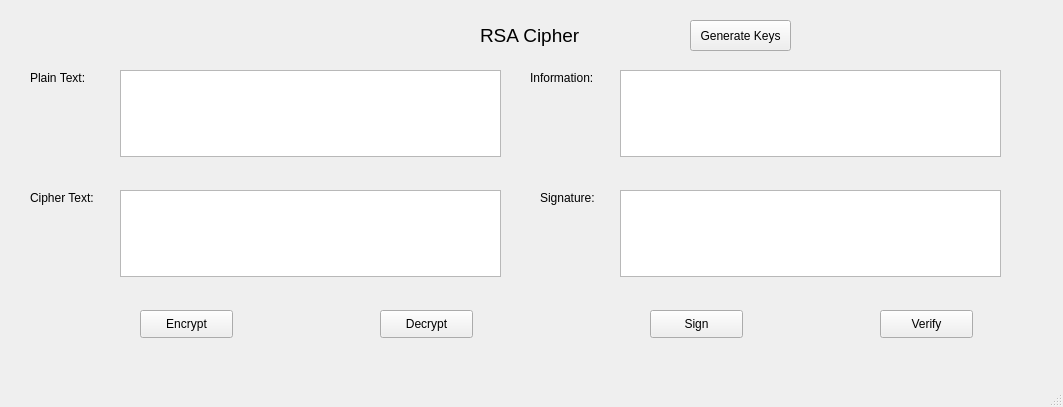
<?xml version="1.0" encoding="UTF-8"?>
<ui version="4.0">
 <class>RSACipher</class>
 <widget class="QMainWindow" name="RSACipher">
  <property name="geometry">
   <rect>
    <x>0</x>
    <y>0</y>
    <width>1063</width>
    <height>407</height>
   </rect>
  </property>
  <property name="windowTitle">
   <string>MainWindow</string>
  </property>
  <widget class="QWidget" name="centralwidget">
   <widget class="QLabel" name="label">
    <property name="geometry">
     <rect>
      <x>480</x>
      <y>20</y>
      <width>121</width>
      <height>31</height>
     </rect>
    </property>
    <property name="font">
     <font>
      <pointsize>14</pointsize>
     </font>
    </property>
    <property name="text">
     <string>RSA Cipher</string>
    </property>
   </widget>
   <widget class="QLabel" name="label_2">
    <property name="geometry">
     <rect>
      <x>30</x>
      <y>70</y>
      <width>61</width>
      <height>16</height>
     </rect>
    </property>
    <property name="text">
     <string>Plain Text: </string>
    </property>
   </widget>
   <widget class="QLabel" name="label_3">
    <property name="geometry">
     <rect>
      <x>30</x>
      <y>190</y>
      <width>71</width>
      <height>16</height>
     </rect>
    </property>
    <property name="text">
     <string>Cipher Text: </string>
    </property>
   </widget>
   <widget class="QLabel" name="label_4">
    <property name="geometry">
     <rect>
      <x>530</x>
      <y>70</y>
      <width>71</width>
      <height>16</height>
     </rect>
    </property>
    <property name="text">
     <string>Information: </string>
    </property>
   </widget>
   <widget class="QLabel" name="label_5">
    <property name="geometry">
     <rect>
      <x>540</x>
      <y>190</y>
      <width>71</width>
      <height>16</height>
     </rect>
    </property>
    <property name="text">
     <string>Signature: </string>
    </property>
   </widget>
   <widget class="QPushButton" name="btn_gen_keys">
    <property name="geometry">
     <rect>
      <x>690</x>
      <y>20</y>
      <width>101</width>
      <height>31</height>
     </rect>
    </property>
    <property name="text">
     <string>Generate Keys</string>
    </property>
   </widget>
   <widget class="QPushButton" name="btn_encrypt">
    <property name="geometry">
     <rect>
      <x>140</x>
      <y>310</y>
      <width>93</width>
      <height>28</height>
     </rect>
    </property>
    <property name="text">
     <string>Encrypt</string>
    </property>
   </widget>
   <widget class="QPushButton" name="btn_decrypt">
    <property name="geometry">
     <rect>
      <x>380</x>
      <y>310</y>
      <width>93</width>
      <height>28</height>
     </rect>
    </property>
    <property name="text">
     <string>Decrypt</string>
    </property>
   </widget>
   <widget class="QPushButton" name="btn_sign">
    <property name="geometry">
     <rect>
      <x>650</x>
      <y>310</y>
      <width>93</width>
      <height>28</height>
     </rect>
    </property>
    <property name="text">
     <string>Sign</string>
    </property>
   </widget>
   <widget class="QPushButton" name="btn_verify">
    <property name="geometry">
     <rect>
      <x>880</x>
      <y>310</y>
      <width>93</width>
      <height>28</height>
     </rect>
    </property>
    <property name="text">
     <string>Verify</string>
    </property>
   </widget>
   <widget class="QTextEdit" name="txt_plaintext">
    <property name="geometry">
     <rect>
      <x>120</x>
      <y>70</y>
      <width>381</width>
      <height>87</height>
     </rect>
    </property>
   </widget>
   <widget class="QTextEdit" name="txt_ciphertext">
    <property name="geometry">
     <rect>
      <x>120</x>
      <y>190</y>
      <width>381</width>
      <height>87</height>
     </rect>
    </property>
   </widget>
   <widget class="QTextEdit" name="txt_info">
    <property name="geometry">
     <rect>
      <x>620</x>
      <y>70</y>
      <width>381</width>
      <height>87</height>
     </rect>
    </property>
   </widget>
   <widget class="QTextEdit" name="txt_sign">
    <property name="geometry">
     <rect>
      <x>620</x>
      <y>190</y>
      <width>381</width>
      <height>87</height>
     </rect>
    </property>
   </widget>
  </widget>
  <widget class="QMenuBar" name="menubar">
   <property name="geometry">
    <rect>
     <x>0</x>
     <y>0</y>
     <width>1063</width>
     <height>26</height>
    </rect>
   </property>
  </widget>
  <widget class="QStatusBar" name="statusbar"/>
 </widget>
 <resources/>
 <connections/>
</ui>
